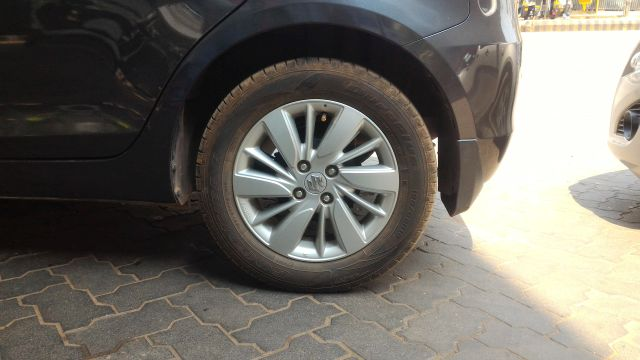
#> input picture data_final/21.JPG, 640 x 360 px
$ jupyter execute --allow-errors image_process.ipynb   (Python 2 division)
#> lines starting #> are read from the running program, lines starting #| are printed output that depends on the picture
[cell 1]
import numpy as np
import cv2
import math
import pandas as pd

[cell 2]
def display(image):
    cv2.imshow("output",image)
    cv2.waitKey(0) & 0xFF
    cv2.destroyAllWindows()

[cell 3]
def drawcirlce(image, output):
    ret, thresh = cv2.threshold(image, 35, 255, 12)
    display(thresh)
    circles = cv2.HoughCircles(thresh, cv2.HOUGH_GRADIENT, 2, 150, param1=20,param2=150,minRadius=80,maxRadius=120)
    centre_x , centre_y = image.shape[1], image.shape[0]
    if circles is not None:
        circles = np.round(circles[0, :]).astype("int")
        for (x, y, r) in circles:
            cv2.circle(output, (x, y), r, (255, 0, 0), 4)
            centre_x = x
            centre_y = y
            cv2.rectangle(output, (x - 5, y - 5), (x + 5, y + 5), (255, 0, 0), -1)
        #display(output)
    return centre_x, centre_y, output

[cell 4]
def drawlines(image, output, centre_x, centre_y):
    im_size = image.shape
    b = False

    for i in range(im_size[0]-1, 0, -1):
        for j in range(0, im_size[1]):
            a = image[i, j]
            if a < 50 and j > im_size[1]*0.25 and j < im_size[1]*0.75:
                line_y = i
                line_x = j
                b = True
                break
        if b:
            break

    cv2.line(output,(0, line_y),(im_size[1], line_y),(255,255,255),1)
    compressed_radius = line_y - centre_y

    for i in range(centre_x-compressed_radius , 0, -1):
        a = image[centre_y, i]
        if a > 75 or a < 30:
            line2_x = i
            break

    for i in range(centre_x+compressed_radius, im_size[1]):
        a = image[centre_y, i]
        if a > 75 or a < 20:
            line3_x = i
            break

    normal_radius = ( line3_x - line2_x ) / 2

    cv2.line(output,(line2_x, 0),(line2_x, im_size[0]),(255,255,255),1)
    cv2.line(output,(line3_x, 0),(line3_x, im_size[0]),(255,255,255),1)

    return normal_radius, compressed_radius, output

[cell 5]
def ratio(filename):
    image = cv2.imread(filename,0)
    display(image)
    image = cv2.GaussianBlur(image, (5, 5), 0)
    display(image)
    output = image.copy()
    cx, cy, ci = drawcirlce(image, output)
    display(ci)
    nr, cr, final = drawlines(image, ci, cx, cy)
    display(final)
    result = 1.0 * cr / nr
    return result

[cell 6]
ratio('data_final/21.JPG')
#> in ratio, `image = cv2.imread(filename,0)`:
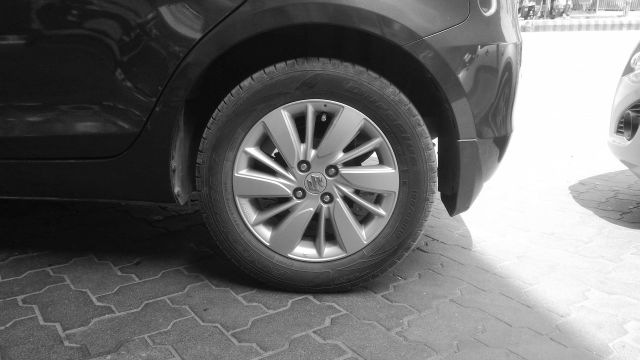
#> image: shape (360, 640); min 1, max 255, mean 109.5
#> in drawcirlce, `ret, thresh = cv2.threshold(image, 35, 255, 12)`:
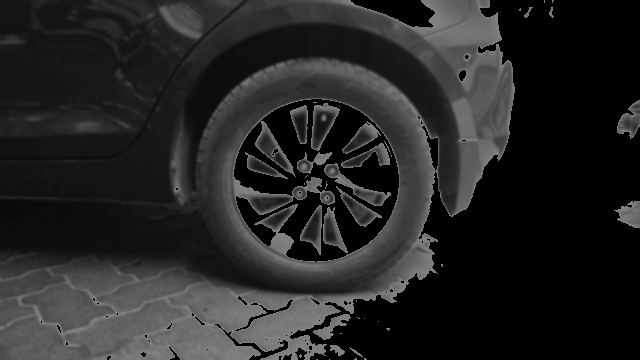
#> thresh: shape (360, 640); min 0, max 130, mean 36.9
#> in drawcirlce, `ret, thresh = cv2.threshold(image, 35, 255, 12)`: ret = 130
#> in drawcirlce, `circles = cv2.HoughCircles(thresh, cv2.HOUGH_GRADIENT, 2, 150, param1=..`: circles = [[317, 177, 116.6]]
#> in drawcirlce, `circles = np.round(circles[0, :]).astype("int")`: circles = [[317, 177, 117]]
#> the loop in drawcirlce, `for (x, y, r) in circles:` made 1 pass
#> (x, y, r, centre_x, centre_y) on pass 1: (317, 177, 117, 317, 177)
#> after the loop in drawcirlce, `for (x, y, r) in circles:`:
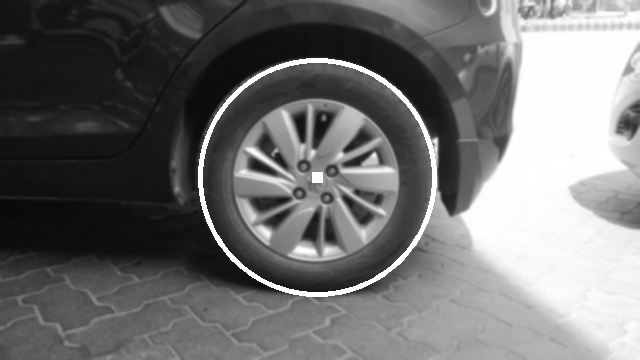
#> output: shape (360, 640); min 8, max 255, mean 112.4
#> in ratio, `cx, cy, ci = drawcirlce(image, output)`: cx = 317; cy = 177
#> in drawlines, `compressed_radius = line_y - centre_y`: compressed_radius = 117
#> the loop in drawlines, `for i in range(centre_x-compressed_radius , 0, -1):` made 6 passes
#> a on passes 1 to 6: 40, 39, 37, 36, 34, 29
#> the loop in drawlines, `for i in range(centre_x+compressed_radius, im_size[1]):` made 1 pass
#> a on pass 1: 128
#> in drawlines, `cv2.line(output,(line3_x, 0),(line3_x, im_size[0]),(255,255,255),1)`:
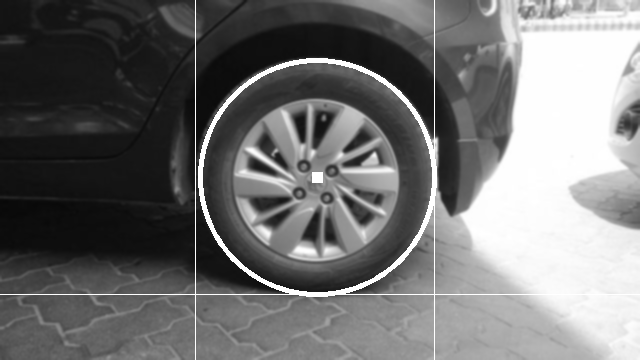
#> output: shape (360, 640); min 8, max 255, mean 113.2
#> in ratio, `nr, cr, final = drawlines(image, ci, cx, cy)`: nr = 119; cr = 117
#> in ratio, `result = 1.0 * cr / nr`: result = 0.983

[cell 7]
count = 0
#> count = 0
data = pd.read_csv("data_90.csv",delimiter=',')
#> (reads data_90.csv from the repository)
#> (the rest of this cell did not finish here and is left out)

[cell 8]
count = 0
sum = 0

for i in range(0,90):
    try:
        r = ratio('data_final/' + str(i) + '.JPG')
